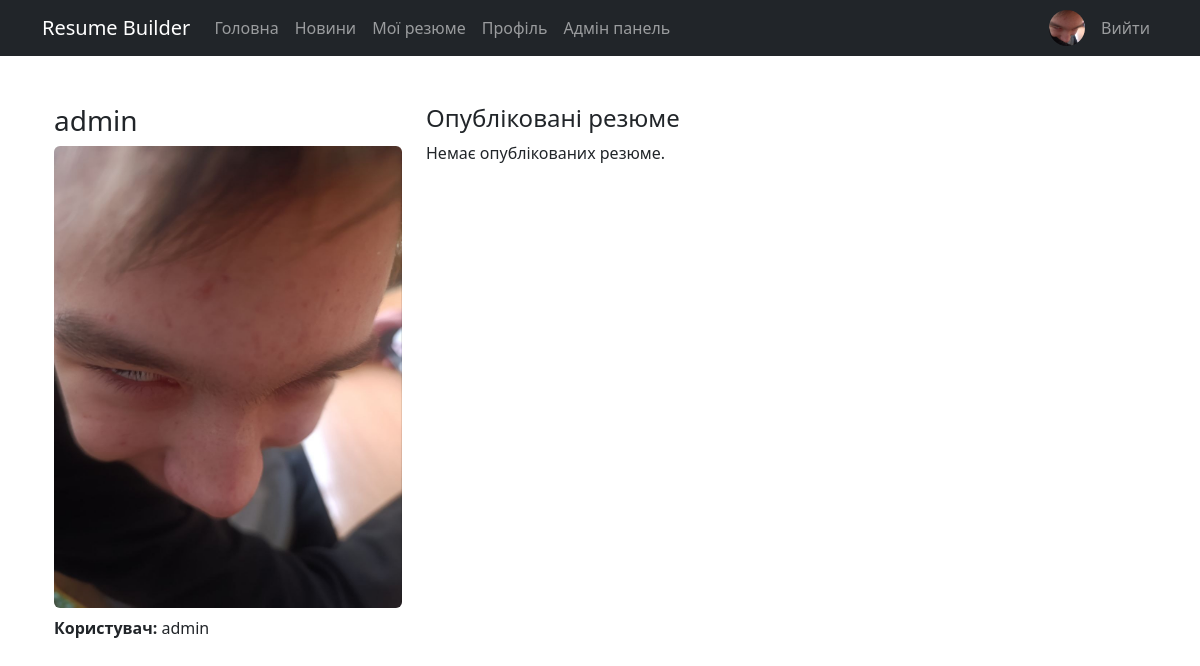
The page /profiles/admin/ (signed in) on the database its author committed.
### builder/models.py (models this page shows, shortened)
class Profile(models.Model):
    user = models.OneToOneField(User, on_delete=models.CASCADE, related_name='profile')
    full_name = models.CharField(max_length=200)
    title = models.CharField(max_length=200, blank=True)
    email = models.EmailField(blank=True)
    phone = models.CharField(max_length=50, blank=True)
    location = models.CharField(max_length=200, blank=True)
    bio = models.TextField(blank=True)
    photo = models.ImageField(upload_to='profiles/', blank=True, null=True)
    last_seen = models.DateTimeField(null=True, blank=True)

### builder/views.py (the view)
# urls.py: path('profiles/<str:username>/', views.profile_view, name='profile_view'),
def profile_view(request, username):
    profile = get_object_or_404(Profile, user__username=username)
    resumes = Resume.objects.filter(user=profile.user, is_public=True, is_deleted=False).order_by('-updated_at')
    return render(request, 'profile_view.html', {'profile': profile, 'resumes': resumes})

### builder/context_processors.py (called while the page is built)
def user_profile(request):
    if request.user.is_authenticated:
        profile = Profile.objects.filter(user=request.user).first()
        return {'user_profile': profile}
    return {'user_profile': None}

### templates/profile_view.html
{% extends 'base.html' %}
{% block content %}
<div class="container mt-4">
  <div class="row">
    <div class="col-md-4">
      <h3>{{ profile.full_name }}</h3>
      {% if profile.photo %}
        <img src="{{ profile.photo.url }}" class="img-fluid rounded" alt="Фото">
      {% else %}
        <div class="border rounded p-4 text-center">Немає фото</div>
      {% endif %}
      <p class="mt-2"><strong>Користувач:</strong> {{ profile.user.username }}</p>
    </div>
    <div class="col-md-8">
      <h4>Опубліковані резюме</h4>
      {% if resumes %}
        <ul class="list-group">
          {% for r in resumes %}
            <li class="list-group-item d-flex justify-content-between align-items-center">
              <div>
                <strong>{{ r.title }}</strong>
                <div class="text-muted small">Оновлено: {{ r.updated_at }}</div>
              </div>
              <a href="{% url 'resume_public_detail' r.pk %}" class="btn btn-sm btn-primary">Переглянути</a>
            </li>
          {% endfor %}
        </ul>
      {% else %}
        <p>Немає опублікованих резюме.</p>
      {% endif %}
    </div>
  </div>
</div>
{% endblock %}

### templates/base.html (shortened to what this page needs)
<!DOCTYPE html>
<html lang="uk">
<head>
    <link rel="stylesheet" href="https://cdn.jsdelivr.net/npm/bootstrap@5.3.3/dist/css/bootstrap.min.css">
</head>
<body>
<nav class="navbar navbar-expand-lg navbar-dark bg-dark">
    <div class="container">
        <a class="navbar-brand" href="{% url 'home' %}">Resume Builder</a>
        <div class="collapse navbar-collapse">
            <ul class="navbar-nav me-auto">
                <li class="nav-item"><a class="nav-link" href="{% url 'home' %}">Головна</a></li>
                <li class="nav-item"><a class="nav-link" href="{% url 'news_list' %}">Новини</a></li>
                {% if user.is_authenticated %}
                <li class="nav-item"><a class="nav-link" href="{% url 'resume_list' %}">Мої резюме</a></li>
                <li class="nav-item"><a class="nav-link" href="{% url 'profile_list' %}">Профіль</a></li>
                {% if user.is_superuser %}
                <li class="nav-item"><a class="nav-link" href="{% url 'custom_admin_dashboard' %}">Адмін панель</a></li>
                {% endif %}
                {% endif %}
            </ul>
            <ul class="navbar-nav align-items-center">
                {% if user.is_authenticated %}
                <li class="nav-item me-2">
                    <a class="nav-link p-0" href="{% url 'profile_list' %}">
                        {% if user_profile and user_profile.photo %}
                        <img src="{{ user_profile.photo.url }}" alt="avatar" class="rounded-circle" style="width:36px;height:36px;object-fit:cover;">
                        {% else %}
                        <div class="rounded-circle bg-secondary text-white d-flex align-items-center justify-content-center" style="width:36px;height:36px;font-weight:600;">{{ user.username|slice:":1"|upper }}</div>
                        {% endif %}
                    </a>
                </li>
                <li class="nav-item"><a class="nav-link" href="{% url 'logout' %}">Вийти</a></li>
                {% else %}
                <li class="nav-item"><a class="nav-link" href="{% url 'login' %}">Увійти</a></li>
                <li class="nav-item"><a class="nav-link" href="{% url 'register' %}">Реєстрація</a></li>
                {% endif %}
            </ul>
        </div>
    </div>
</nav>
<div class="container py-4">
    {% block content %}{% endblock %}
</div>
</body>
</html>

### rows shown on the page
Profile: photo (picture), full_name "admin", user.username "admin"
